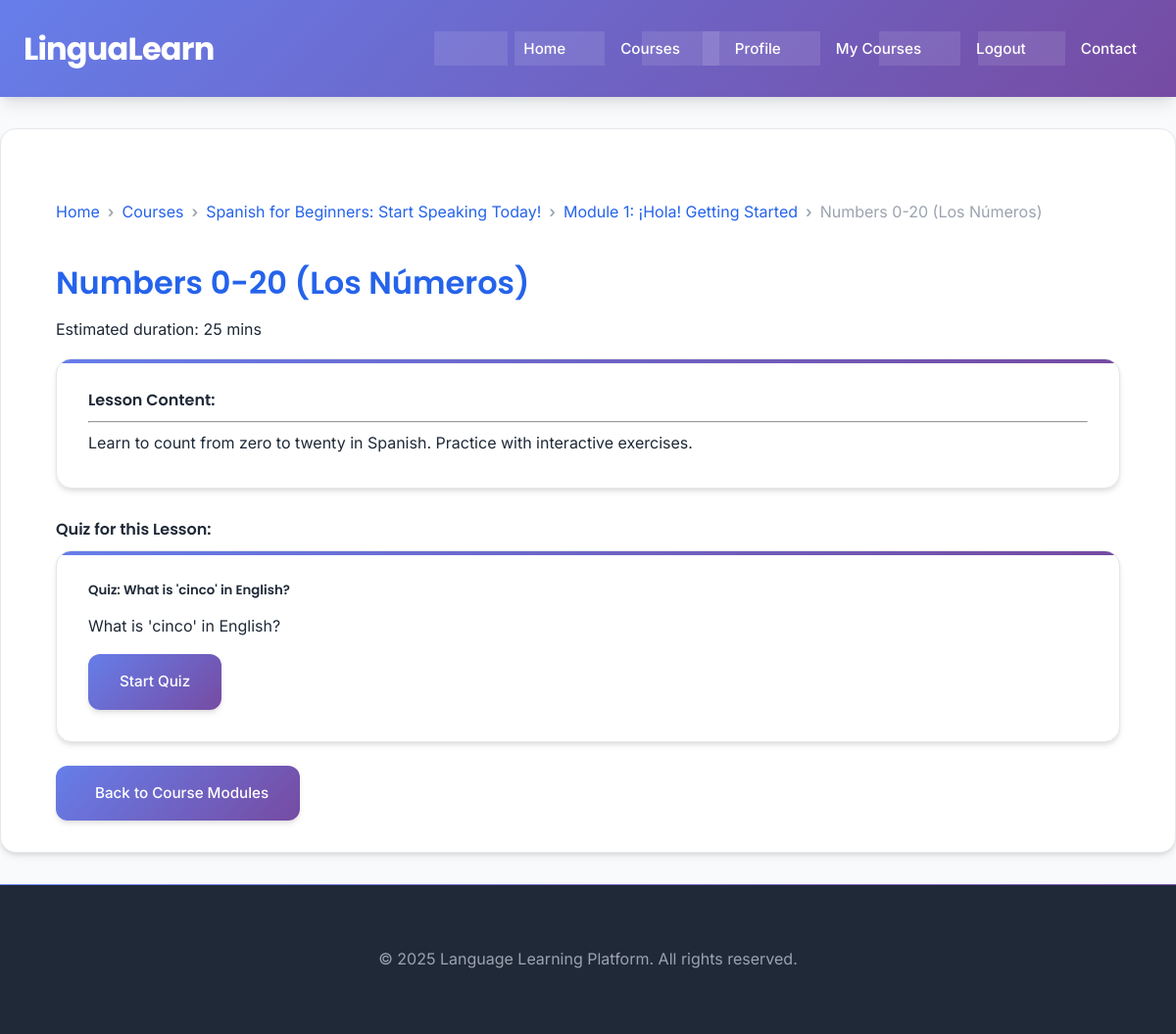
The app's page /lesson_view/3 (signed in) with its own data.
### app.py (models this page shows, shortened)
class Course(db.Model):
    __tablename__ = 'courses'
    id = db.Column(db.Integer, primary_key=True)
    language = db.Column(db.String(50), nullable=False)
    level = db.Column(db.String(50), nullable=False) # Beginner, Intermediate, Advanced
    title = db.Column(db.String(100), nullable=False)
    description = db.Column(db.Text, nullable=True)
    image_url = db.Column(db.String(200), nullable=True) # For course thumbnail/banner
    learning_objectives = db.Column(db.Text, nullable=True) # What students will learn
    modules = db.relationship('Module', backref='course', lazy=True, cascade="all, delete-orphan")

class Module(db.Model):
    __tablename__ = 'modules'
    id = db.Column(db.Integer, primary_key=True)
    course_id = db.Column(db.Integer, db.ForeignKey('courses.id'), nullable=False)
    title = db.Column(db.String(150), nullable=False)
    order = db.Column(db.Integer, nullable=False) # To order modules within a course
    description = db.Column(db.Text, nullable=True) # Optional description for the module
    lessons = db.relationship('Lesson', backref='module', lazy=True, cascade="all, delete-orphan", order_by='Lesson.lesson_number')

class Lesson(db.Model):
    __tablename__ = 'lessons'
    id = db.Column(db.Integer, primary_key=True)
    module_id = db.Column(db.Integer, db.ForeignKey('modules.id'), nullable=False)
    lesson_number = db.Column(db.Integer, nullable=False) # For ordering within a module
    title = db.Column(db.String(100), nullable=False)
    content = db.Column(db.Text, nullable=False) # Rich text, paths to images/audio
    video_url = db.Column(db.String(200), nullable=True)
    estimated_duration = db.Column(db.String(50), nullable=True) # e.g., "20 minutes"
    quizzes = db.relationship('Quiz', backref='lesson', lazy=True, cascade="all, delete-orphan")

class Quiz(db.Model):
    __tablename__ = 'quizzes'
    id = db.Column(db.Integer, primary_key=True)
    lesson_id = db.Column(db.Integer, db.ForeignKey('lessons.id'), nullable=False)
    question = db.Column(db.Text, nullable=False)
    options = db.Column(db.String(500), nullable=True) # e.g., JSON: {"a": "Option A", "b": "Option B"}
    correct_answer = db.Column(db.String(100), nullable=False)
    quiz_type = db.Column(db.String(20), default='multiple_choice') # 'multiple_choice', 'fill_in_blank'
    quiz_attempts = db.relationship('QuizAttempt', backref='quiz', lazy=True)

### app.py (the view)
@app.route('/lesson/<int:lesson_id>')
@app.route('/lesson_view/<int:lesson_id>') # Alias for template consistency
@login_required
def lesson_view(lesson_id):
    lesson = Lesson.query.options(
        db.joinedload(Lesson.module).joinedload(Module.course)
    ).get_or_404(lesson_id)
    module = lesson.module
    course = module.course
    return render_template('lesson.html', title=lesson.title, lesson=lesson, module=module, course=course)

### app.py (called while the page is built)
@login_manager.user_loader
def load_user(user_id):
    return User.query.get(int(user_id))

@app.context_processor
def inject_current_year():
    return {'current_year': datetime.datetime.utcnow().year}

### templates/lesson.html (shortened to what this page needs)
{% extends "base.html" %}
{% block content %}
<div class="container mt-4">
    {% if lesson and module and course %}
        <nav aria-label="breadcrumb">
            <ol class="breadcrumb">
                <li class="breadcrumb-item"><a href="{{ url_for('index') }}">Home</a></li>
                <li class="breadcrumb-item"><a href="{{ url_for('courses') }}">Courses</a></li>
                <li class="breadcrumb-item"><a href="{{ url_for('course_detail', course_id=course.id) }}">{{ course.title }}</a></li>
                <li class="breadcrumb-item"><a href="{{ url_for('course_detail', course_id=course.id) }}#heading{{ module.id }}">{{ module.title }}</a></li>
                <li class="breadcrumb-item active" aria-current="page">{{ lesson.title }}</li>
            </ol>
        </nav>
        <h2 class="mb-3">{{ lesson.title }}</h2>
        {% if lesson.estimated_duration %}
            <p class="text-muted">Estimated duration: {{ lesson.estimated_duration }}</p>
        {% endif %}
        <div class="card shadow-sm">
            <div class="card-body">
                <div class="lesson-content">
                    <h4>Lesson Content:</h4>
                    <hr>
                    {{ lesson.content | safe }}
                </div>
            </div>
        </div>
        <div class="mt-4">
            <h4>Quiz for this Lesson:</h4>
            {% if lesson.quizzes and lesson.quizzes|length > 0 %}
                {% for quiz in lesson.quizzes %}
                    <div class="card mt-2 mb-3 shadow-sm">
                        <div class="card-body">
                            <h5 class="card-title">Quiz: {{ quiz.question | truncate(50) }}</h5>
                            <p class="card-text">{{ quiz.question }}</p>
                            <a href="{{ url_for('take_quiz', quiz_id=quiz.id) }}" class="btn btn-primary">Start Quiz</a>
                        </div>
                    </div>
                {% endfor %}
            {% else %}
                <div class="alert alert-info" role="alert">
                    No quiz available for this lesson yet.
                </div>
            {% endif %}
        </div>
        <div class="mt-4 d-flex justify-content-between">
            <a href="{{ url_for('course_detail', course_id=course.id) }}" class="btn btn-outline-secondary">Back to Course Modules</a>
        </div>
    {% else %}
        <div class="alert alert-danger" role="alert">
            <h2>Lesson Not Found</h2>
            <p>The lesson you are looking for does not exist or could not be loaded.</p>
            <a href="{{ url_for('courses') }}" class="btn btn-primary">Back to Courses</a>
        </div>
    {% endif %}
</div>
{% endblock %}

### static/css/style.css (style rules this page uses)
:root { --primary-blue: #2563eb; --primary-dark: #1d4ed8; --secondary-purple: #7c3aed; --accent-teal: #0d9488; --accent-orange: #ea580c; --gradient-primary: linear-gradient(135deg, #667eea 0%, #764ba2 100%); --gradient-secondary: linear-gradient(135deg, #f093fb 0%, #f5576c 100%); --gradient-accent: linear-gradient(135deg, #4facfe 0%, #00f2fe 100%); --text-primary: #1f2937; --text-secondary: #6b7280; --text-light: #ffffff; --text-muted: #9ca3af; --bg-primary: #ffffff; --bg-secondary: #f8fafc; --bg-dark: #1f2937; --bg-card: #ffffff; --border-light: #e5e7eb; --border-medium: #d1d5db; --shadow-sm: 0 1px 2px 0 rgba(0, 0, 0, 0.05); --shadow-md: 0 4px 6px -1px rgba(0, 0, 0, 0.1), 0 2px 4px -1px rgba(0, 0, 0, 0.06); --shadow-lg: 0 10px 15px -3px rgba(0, 0, 0, 0.1), 0 4px 6px -2px rgba(0, 0, 0, 0.05); --shadow-xl: 0 20px 25px -5px rgba(0, 0, 0, 0.1), 0 10px 10px -5px rgba(0, 0, 0, 0.04); --spacing-xs: 0.25rem; --spacing-sm: 0.5rem; --spacing-md: 1rem; --spacing-lg: 1.5rem; --spacing-xl: 2rem; --spacing-2xl: 3rem; --radius-sm: 0.375rem; --radius-md: 0.5rem; --radius-lg: 0.75rem; --radius-xl: 1rem; }
* { box-sizing: border-box; }
body { font-family: 'Inter', -apple-system, BlinkMacSystemFont, 'Segoe UI', sans-serif; margin: 0; padding: 0; background: var(--bg-secondary); color: var(--text-primary); line-height: 1.6; display: flex; flex-direction: column; min-height: 100vh; font-size: 16px; -webkit-font-smoothing: antialiased; -moz-osx-font-smoothing: grayscale; }
.container { width: 100%; max-width: 1200px; margin: 0 auto; padding: 0 var(--spacing-lg); }
h1, h2, h3, h4, h5, h6 { font-family: 'Poppins', sans-serif; color: var(--text-primary); margin-top: 0; margin-bottom: 0.75em; line-height: 1.2; font-weight: 600; }
h2 { font-size: 2rem; color: var(--primary-blue); }
a { color: var(--primary-blue); text-decoration: none; transition: all 0.3s ease; }
.btn { display: inline-flex; align-items: center; justify-content: center; gap: var(--spacing-sm); background: var(--gradient-primary); color: var(--text-light); padding: var(--spacing-md) var(--spacing-xl); border: none; border-radius: var(--radius-lg); cursor: pointer; text-decoration: none; font-family: 'Inter', sans-serif; font-size: 0.95rem; font-weight: 500; transition: all 0.3s ease; box-shadow: var(--shadow-md); position: relative; overflow: hidden; min-height: 44px; }
.btn::before { content: ''; position: absolute; top: 0; left: -100%; width: 100%; height: 100%; background: linear-gradient(90deg, transparent, rgba(255, 255, 255, 0.2), transparent); transition: left 0.5s ease; }
.btn-primary { background: var(--gradient-primary); }
.card { background: var(--bg-card); border: 1px solid var(--border-light); border-radius: var(--radius-xl); padding: var(--spacing-xl); margin-bottom: var(--spacing-xl); box-shadow: var(--shadow-md); transition: all 0.3s ease; position: relative; overflow: hidden; }
.card::before { content: ''; position: absolute; top: 0; left: 0; right: 0; height: 4px; background: var(--gradient-primary); }
.card-body { padding: 0; }
.mt-2 { margin-top: var(--spacing-sm); }
.mt-4 { margin-top: var(--spacing-lg); }
.mb-3 { margin-bottom: var(--spacing-md); }
.breadcrumb { display: flex; flex-wrap: wrap; padding: var(--spacing-md) 0; margin-bottom: var(--spacing-lg); list-style: none; background: transparent; border-radius: var(--radius-md); }
.breadcrumb-item { display: flex; align-items: center; }
.breadcrumb-item + .breadcrumb-item::before { content: "›"; padding: 0 var(--spacing-sm); color: var(--text-muted); font-weight: 600; }
.breadcrumb-item.active { color: var(--text-muted); }
.breadcrumb-item a { color: var(--primary-blue); text-decoration: none; transition: color 0.3s ease; }

### records on screen
Course: title "Spanish for Beginners: Start Speaking Today!"
Module: title "Module 1: ¡Hola! Getting Started"
Lesson: title "Numbers 0-20 (Los Números)", estimated_duration "25 mins", content "Learn to count from zero to twenty in Spanish. Practice with interactive exercises."
Quiz: question "What is 'cinco' in English?"
